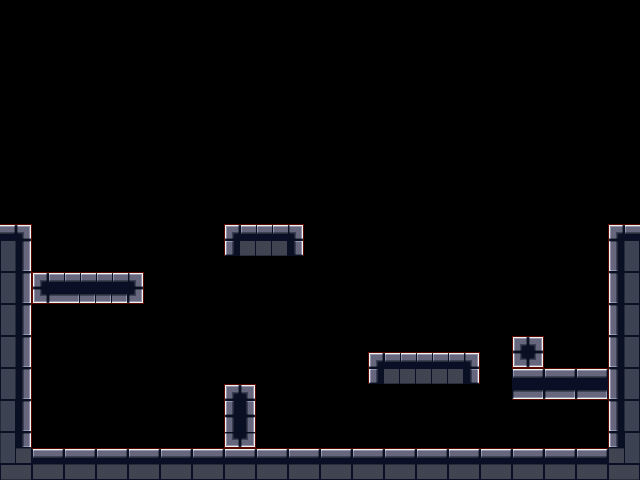

A level layout from a 2D game, rendered from its tile map. Below: a short description, then the map file with tile-grid data replaced by summaries:
An orthogonal 40x30 tile map with 16x16 px tiles, 1 tile layer (tiles), 1 hidden layer not drawn, 2 tilesets.

<map version="1.0" orientation="orthogonal" width="40" height="30" tilewidth="16" tileheight="16">
 <tileset firstgid="1" name="collision" tilewidth="16" tileheight="16">
  <image source="collision.png" width="128" height="51" />
 </tileset>
 <tileset firstgid="25" name="tiles" tilewidth="16" tileheight="16">
  <image source="tiles.png" width="128" height="64" />
 </tileset>
 <layer name="collision" width="40" height="30" visible="0" opacity="0">
  <data>[1200 cells, 198 non-empty, 1 distinct tile ids]</data>
 </layer>
 <layer name="tiles" width="40" height="30">
  <data>[1200 cells, 198 non-empty, 24 distinct tile ids]</data>
 </layer>
</map>
